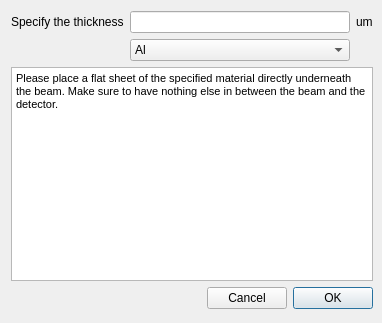
<?xml version="1.0" encoding="UTF-8"?>
<ui version="4.0">
 <class>qcstmBHdialog</class>
 <widget class="QDialog" name="qcstmBHdialog">
  <property name="geometry">
   <rect>
    <x>0</x>
    <y>0</y>
    <width>382</width>
    <height>323</height>
   </rect>
  </property>
  <property name="sizePolicy">
   <sizepolicy hsizetype="Fixed" vsizetype="Fixed">
    <horstretch>0</horstretch>
    <verstretch>0</verstretch>
   </sizepolicy>
  </property>
  <property name="minimumSize">
   <size>
    <width>382</width>
    <height>323</height>
   </size>
  </property>
  <property name="maximumSize">
   <size>
    <width>382</width>
    <height>323</height>
   </size>
  </property>
  <property name="windowTitle">
   <string>Dialog</string>
  </property>
  <widget class="QWidget" name="layoutWidget">
   <property name="geometry">
    <rect>
     <x>11</x>
     <y>11</y>
     <width>362</width>
     <height>298</height>
    </rect>
   </property>
   <layout class="QVBoxLayout" name="verticalLayout">
    <item>
     <layout class="QGridLayout" name="gridLayout">
      <item row="0" column="0">
       <widget class="QLabel" name="label_2">
        <property name="text">
         <string>Specify the thickness</string>
        </property>
       </widget>
      </item>
      <item row="0" column="1">
       <widget class="QLineEdit" name="thicknessBox"/>
      </item>
      <item row="0" column="2">
       <widget class="QLabel" name="label">
        <property name="text">
         <string>um</string>
        </property>
       </widget>
      </item>
      <item row="1" column="1">
       <widget class="QComboBox" name="comboBox">
        <item>
         <property name="text">
          <string>Al</string>
         </property>
        </item>
        <item>
         <property name="text">
          <string>Pb</string>
         </property>
        </item>
        <item>
         <property name="text">
          <string>SiO2</string>
         </property>
        </item>
        <item>
         <property name="text">
          <string>Au</string>
         </property>
        </item>
        <item>
         <property name="text">
          <string>C8H10N4O2</string>
         </property>
        </item>
       </widget>
      </item>
     </layout>
    </item>
    <item>
     <widget class="QTextBrowser" name="textBrowser">
      <property name="html">
       <string>&lt;!DOCTYPE HTML PUBLIC &quot;-//W3C//DTD HTML 4.0//EN&quot; &quot;http://www.w3.org/TR/REC-html40/strict.dtd&quot;&gt;
&lt;html&gt;&lt;head&gt;&lt;meta name=&quot;qrichtext&quot; content=&quot;1&quot; /&gt;&lt;style type=&quot;text/css&quot;&gt;
p, li { white-space: pre-wrap; }
&lt;/style&gt;&lt;/head&gt;&lt;body style=&quot; font-family:'MS Shell Dlg 2'; font-size:8.25pt; font-weight:400; font-style:normal;&quot;&gt;
&lt;p style=&quot; margin-top:0px; margin-bottom:0px; margin-left:0px; margin-right:0px; -qt-block-indent:0; text-indent:0px;&quot;&gt;Please place a flat sheet of the specified material directly underneath the beam. Make sure to have nothing else in between the beam and the detector.&lt;/p&gt;&lt;/body&gt;&lt;/html&gt;</string>
      </property>
     </widget>
    </item>
    <item>
     <layout class="QHBoxLayout" name="horizontalLayout">
      <item>
       <spacer name="horizontalSpacer">
        <property name="orientation">
         <enum>Qt::Horizontal</enum>
        </property>
        <property name="sizeHint" stdset="0">
         <size>
          <width>40</width>
          <height>20</height>
         </size>
        </property>
       </spacer>
      </item>
      <item>
       <widget class="QPushButton" name="closeButton">
        <property name="sizePolicy">
         <sizepolicy hsizetype="Fixed" vsizetype="Fixed">
          <horstretch>0</horstretch>
          <verstretch>0</verstretch>
         </sizepolicy>
        </property>
        <property name="text">
         <string>Cancel</string>
        </property>
       </widget>
      </item>
      <item>
       <widget class="QPushButton" name="okButton">
        <property name="sizePolicy">
         <sizepolicy hsizetype="Fixed" vsizetype="Fixed">
          <horstretch>0</horstretch>
          <verstretch>0</verstretch>
         </sizepolicy>
        </property>
        <property name="text">
         <string>OK</string>
        </property>
        <property name="default">
         <bool>true</bool>
        </property>
       </widget>
      </item>
     </layout>
    </item>
   </layout>
  </widget>
 </widget>
 <resources/>
 <connections/>
</ui>
